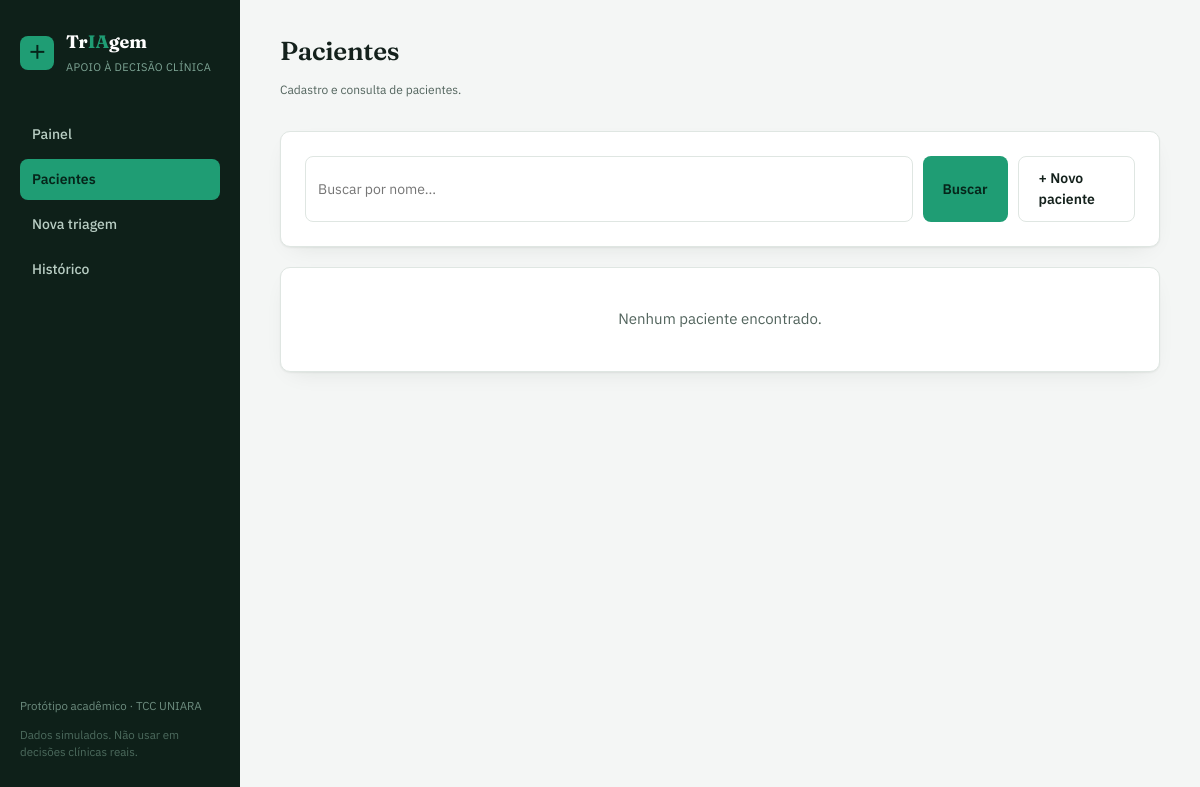
/pacientes, run on an earlier commit of the app's database.
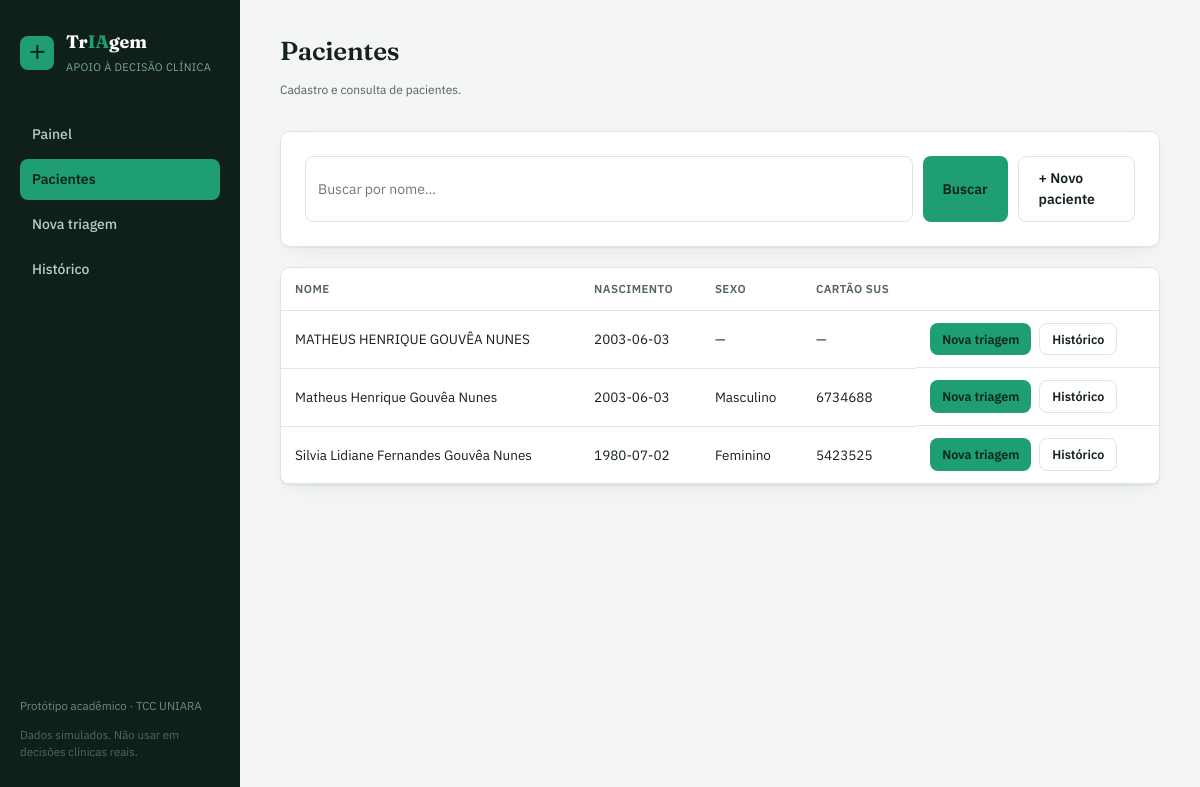
And on a later commit of the database.
### tables this page shows
CREATE TABLE pacientes (
            id INTEGER PRIMARY KEY AUTOINCREMENT,
            nome TEXT NOT NULL,
            data_nascimento TEXT,
            sexo TEXT,
            cartao_sus TEXT,
            criado_em TEXT NOT NULL
        );

### app.py (the view)
@app.route("/pacientes")
def pacientes_lista():
    busca = request.args.get("busca", "").strip()
    pacientes = db.listar_pacientes(busca or None)
    return render_template("pacientes.html", pacientes=pacientes, busca=busca)

### app.py (called while the page is built)
@app.context_processor
def inject_globals():
    return {"sintomas_lista": SINTOMAS, "sintomas_labels": SINTOMAS_LABELS}

### database.py (called while the page is built)
def get_conn():
    os.makedirs(os.path.dirname(DB_PATH), exist_ok=True)
    conn = sqlite3.connect(DB_PATH)
    conn.row_factory = sqlite3.Row
    conn.execute("PRAGMA foreign_keys = ON")
    return conn

def listar_pacientes(busca=None):
    conn = get_conn()
    if busca:
        rows = conn.execute(
            "SELECT * FROM pacientes WHERE nome LIKE ? ORDER BY nome", (f"%{busca}%",)
        ).fetchall()
    else:
        rows = conn.execute("SELECT * FROM pacientes ORDER BY nome").fetchall()
    conn.close()
    return rows

### templates/pacientes.html (shortened to what this page needs)
{% extends "base.html" %}
{% block heading %}Pacientes{% endblock %}
{% block subheading %}<p class="form-hint">Cadastro e consulta de pacientes.</p>{% endblock %}
{% block content %}
<div class="card" style="margin-bottom: 20px;">
  <form method="get" style="display:flex; gap:10px;">
    <input type="text" name="busca" placeholder="Buscar por nome..." value="{{ busca }}">
    <button class="btn" type="submit">Buscar</button>
    <a class="btn btn-secondary" href="{{ url_for('paciente_novo') }}">+ Novo paciente</a>
  </form>
</div>
<div class="card" style="padding:0;">
  {% if pacientes %}
  <table>
    <thead><tr><th>Nome</th><th>Nascimento</th><th>Sexo</th><th>Cartão SUS</th><th></th></tr></thead>
    <tbody>
      {% for p in pacientes %}
      <tr>
        <td>{{ p.nome }}</td>
        <td>{{ p.data_nascimento or '—' }}</td>
        <td>{{ p.sexo or '—' }}</td>
        <td>{{ p.cartao_sus or '—' }}</td>
        <td style="display:flex; gap:8px;">
          <a class="btn" style="padding:6px 12px;font-size:12.5px;" href="{{ url_for('triagem_nova', paciente_id=p.id) }}">Nova triagem</a>
          <a class="btn btn-secondary" style="padding:6px 12px;font-size:12.5px;" href="{{ url_for('paciente_detalhe', paciente_id=p.id) }}">Histórico</a>
        </td>
      </tr>
      {% endfor %}
    </tbody>
  </table>
  {% else %}
  <div class="empty-state">Nenhum paciente encontrado.</div>
  {% endif %}
</div>
{% endblock %}

### templates/base.html (shortened to what this page needs)
<!DOCTYPE html>
<html lang="pt-BR">
<head>
<link rel="stylesheet" href="{{ url_for('static', filename='css/style.css') }}">
</head>
<body>
<div class="app-shell">
  <aside class="sidebar">
    <div class="brand">
      <span class="brand-mark">＋</span>
      <div class="brand-text">
        <strong>Tr<span class="accent">IA</span>gem</strong>
        <small>Apoio à decisão clínica</small>
      </div>
    </div>
    <nav class="nav">
      <a href="{{ url_for('index') }}" class="{{ 'is-active' if request.endpoint == 'index' }}">Painel</a>
      <a href="{{ url_for('pacientes_lista') }}" class="{{ 'is-active' if request.endpoint in ['pacientes_lista','paciente_detalhe'] }}">Pacientes</a>
      <a href="{{ url_for('paciente_novo') }}" class="{{ 'is-active' if request.endpoint == 'paciente_novo' }}">Nova triagem</a>
      <a href="{{ url_for('historico') }}" class="{{ 'is-active' if request.endpoint == 'historico' }}">Histórico</a>
    </nav>
    <div class="sidebar-footer">
      <p>Protótipo acadêmico · TCC UNIARA</p>
      <p class="muted">Dados simulados. Não usar em decisões clínicas reais.</p>
    </div>
  </aside>
  <main class="main">
    <header class="topbar">
      <div>
        <h1>{% block heading %}{% endblock %}</h1>
        {% block subheading %}{% endblock %}
      </div>
    </header>
    <div class="content">
      {% block content %}{% endblock %}
    </div>
  </main>
</div>
</body>
</html>

### static/css/style.css (style rules this page uses)
:root { --bg: #f4f6f5; --panel: #ffffff; --ink: #14211c; --ink-soft: #52645d; --line: #dfe6e2; --sidebar: #0e2019; --sidebar-ink: #cfe0d8; --accent: #1f9d74; --accent-ink: #0b3d2c; --accent-soft: #e4f5ee; --p1: #d7263d; --p2: #f4772e; --p3: #e6b800; --p4: #2f9e44; --p5: #2b7de9; --radius: 10px; --shadow: 0 1px 2px rgba(14, 32, 25, 0.06), 0 8px 24px -12px rgba(14, 32, 25, 0.12); }
* { box-sizing: border-box; }
html, body { margin: 0; padding: 0; background: var(--bg); color: var(--ink); font-family: 'IBM Plex Sans', -apple-system, BlinkMacSystemFont, sans-serif; font-size: 15px; line-height: 1.5; }
h1, h2, h3 { font-family: 'Fraunces', Georgia, serif; font-weight: 600; letter-spacing: -0.01em; color: var(--ink); margin: 0 0 0.4em 0; }
a { color: inherit; text-decoration: none; }
.app-shell { display: grid; grid-template-columns: 240px 1fr; min-height: 100vh; }
.sidebar { background: var(--sidebar); color: var(--sidebar-ink); padding: 28px 20px; display: flex; flex-direction: column; gap: 36px; position: sticky; top: 0; height: 100vh; }
.brand { display: flex; align-items: center; gap: 12px; }
.brand-mark { width: 34px; height: 34px; border-radius: 8px; background: var(--accent); color: #06251a; display: flex; align-items: center; justify-content: center; font-weight: 700; font-size: 18px; flex-shrink: 0; }
.brand-text strong { font-family: 'Fraunces', serif; font-size: 18px; color: #ffffff; display: block; }
.brand-text .accent { color: var(--accent); }
.brand-text small { color: #7fa696; font-size: 11px; letter-spacing: 0.03em; text-transform: uppercase; }
.nav { display: flex; flex-direction: column; gap: 4px; }
.nav a { padding: 10px 12px; border-radius: 8px; color: #b9cec4; font-size: 14px; font-weight: 500; transition: background 0.15s ease, color 0.15s ease; }
.nav a.is-active { background: var(--accent); color: #06251a; font-weight: 600; }
.sidebar-footer { margin-top: auto; font-size: 11.5px; color: #6d8c7f; line-height: 1.5; }
.sidebar-footer .muted { color: #4d6b5e; }
.main { padding: 0; min-width: 0; }
.topbar { padding: 32px 40px 0 40px; }
.topbar h1 { font-size: 26px; }
.content { padding: 20px 40px 48px 40px; }
.card { background: var(--panel); border: 1px solid var(--line); border-radius: var(--radius); padding: 24px; box-shadow: var(--shadow); }
.form-hint { font-size: 12px; color: var(--ink-soft); margin-top: 4px; }
input[type="text"], input[type="number"], input[type="date"], select, textarea { width: 100%; padding: 10px 12px; border: 1px solid var(--line); border-radius: 8px; background: #fff; font-family: 'IBM Plex Sans', sans-serif; font-size: 14px; color: var(--ink); }
.btn { display: inline-flex; align-items: center; gap: 8px; padding: 11px 20px; border-radius: 8px; border: none; background: var(--accent); color: #06251a; font-weight: 600; font-size: 14px; cursor: pointer; font-family: inherit; }
.btn-secondary { background: transparent; color: var(--ink); border: 1px solid var(--line); }
table { width: 100%; border-collapse: collapse; font-size: 13.5px; }
th, td { text-align: left; padding: 12px 14px; border-bottom: 1px solid var(--line); }
th { font-size: 11.5px; text-transform: uppercase; letter-spacing: 0.04em; color: var(--ink-soft); font-weight: 600; }

What changed in the data, as far as the page shows it:
added pacientes: nome "MATHEUS HENRIQUE GOUVÊA NUNES", data_nascimento "2003-06-03", sexo "—", cartao_sus "—"
added pacientes: nome "Matheus Henrique Gouvêa Nunes", data_nascimento "2003-06-03", sexo "Masculino", cartao_sus "6734688"
added pacientes: nome "Silvia Lidiane Fernandes Gouvêa Nunes", data_nascimento "1980-07-02", sexo "Feminino", cartao_sus "5423525"
Also different on the page:
text no longer shown: "Nenhum paciente encontrado."
text now shown: "NOME NASCIMENTO SEXO CARTÃO SUS"
